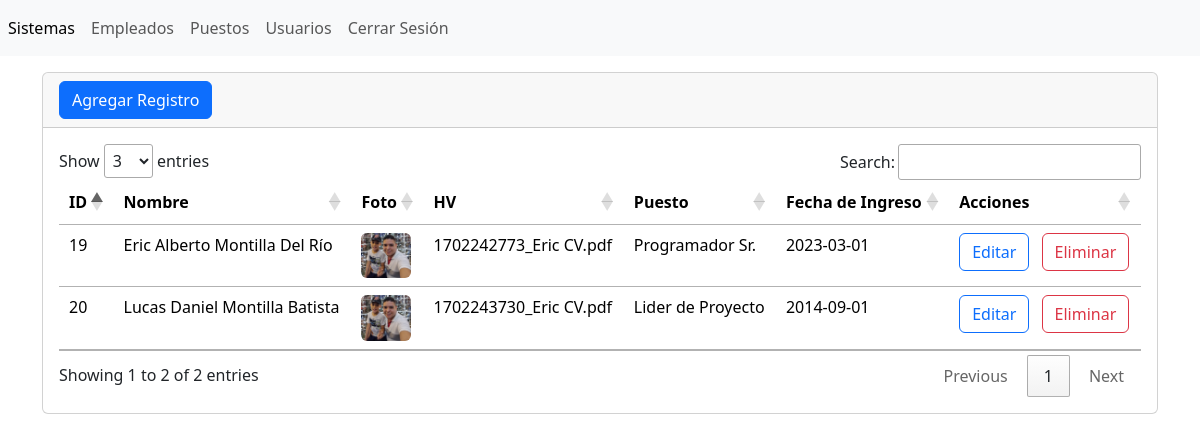
/sections/employees/index.php (signed in), run on the app's committed database.
### tables this page shows
CREATE TABLE `employees` (
  `id` int(11) NOT NULL,
  `firstName` varchar(255) NOT NULL,
  `middleName` varchar(255) DEFAULT NULL,
  `lastName` varchar(255) NOT NULL,
  `secondLastName` varchar(255) DEFAULT NULL,
  `photo` varchar(255) NOT NULL,
  `cv` varchar(255) NOT NULL,
  `idJobPosition` int(11) NOT NULL,
  `dateAdmission` date NOT NULL
);

### sections/employees/index.php (the view, shortened to what this page needs)
<?php
    include("../../db.php");
    $conn = $conection->prepare("SELECT *, (SELECT jobPositionName
                                                FROM jobposition
                                                    WHERE jobposition.id = employees.idJobPosition LIMIT 1) AS position
                                    FROM employees");
    $conn->execute();
    $listTableEmployees = $conn->fetchAll(PDO::FETCH_ASSOC);
?>
<?php include("../../templates/header.php"); ?>
    <div class="card mt-3">
        <div class="card-header">
            <a
                name=""
                id=""
                class="btn btn-primary"
                href="create.php"
                role="button"
                >Agregar Registro</a
            >
        </div>
        <div class="card-body">
            <div class="table-responsive-sm">
                <table class="table" id="table_id">
                    <thead>
                        <tr>
                            <th scope="col">ID</th>
                            <th scope="col">Nombre</th>
                            <th scope="col">Foto</th>
                            <th scope="col">HV</th>
                            <th scope="col">Puesto</th>
                            <th scope="col">Fecha de Ingreso</th>
                            <th scope="col">Acciones</th>
                        </tr>
                    </thead>
                    <tbody>
                        <?php foreach($listTableEmployees as $records) { ?>
                            <tr class="">
                                <td scope="row"><?php echo $records["id"] ?></td>
                                <td>
                                    <?php echo $records["firstName"] ?>
                                    <?php echo $records["middleName"] ?>
                                    <?php echo $records["lastName"] ?>
                                    <?php echo $records["secondLastName"] ?>
                                </td>
                                <td>
                                    <img width="50" src="./img/<?php echo $records["photo"] ?>" alt="" class="img-fluid rounded">
                                </td>
                                <td><?php echo $records["cv"] ?></td>
                                <td><?php echo $records["position"] ?></td>
                                <td><?php echo $records["dateAdmission"] ?></td>
                                <td>
                                    <a
                                        class="btn btn-outline-primary me-2"
                                        href="update.php?txtID=<?php echo $records["id"]; ?>"
                                        role="button"
                                    >
                                        Editar
                                    </a>
                                    <a
                                        class="btn btn-outline-danger"
                                        href="javascript:deleteRecords(<?php echo $records['id']; ?>)"
                                        role="button"
                                    >
                                        Eliminar
                                    </a>
                                </td>
                            </tr>
                        <?php } ?>
                    </tbody>
                </table>
            </div>
        </div>
    </div>
<?php include("../../templates/footer.php"); ?>

### templates/header.php (shortened to what this page needs)
<?php
    $base_url = 'http://localhost/DES-VII-PHP/final-project/';
?>
<!doctype html>
<html lang="es">
<head>
  <link href="https://cdn.jsdelivr.net/npm/bootstrap@5.3.2/dist/css/bootstrap.min.css" rel="stylesheet"
>
  <link rel="stylesheet" href="https://cdn.datatables.net/1.13.7/css/jquery.dataTables.css" />
</head>
<body>
  <nav class="navbar navbar-expand navbar-light bg-light">
      <ul class="nav navbar-nav">
          <li class="nav-item">
              <a class="nav-link active" href="<?php echo $base_url; ?>index.php" aria-current="page">Sistemas <span class="visually-hidden">(current)</span></a>
          </li>
          <li class="nav-item">
              <a class="nav-link" href="<?php echo $base_url; ?>sections/employees">Empleados</a>
          </li>
          <li class="nav-item">
              <a class="nav-link" href="<?php echo $base_url; ?>sections/job-positions">Puestos</a>
          </li>
          <li class="nav-item">
              <a class="nav-link" href="<?php echo $base_url; ?>sections/users">Usuarios</a>
          </li>
          <li class="nav-item">
              <a class="nav-link" href="<?php echo $base_url; ?>close.php">Cerrar Sesión</a>
          </li>
      </ul>
  </nav>
  <main class="container">

### templates/footer.php (shortened to what this page needs)
</main>
</body>
</html>

### data on the page
employees: id "19", firstName "Eric", middleName "Alberto", lastName "Montilla", secondLastName "Del Río", photo (picture), cv "1702242773_Eric CV.pdf", position "Programador Sr.", dateAdmission "2023-03-01"
employees: id "20", firstName "Lucas", middleName "Daniel", lastName "Montilla", secondLastName "Batista", photo (picture), cv "1702243730_Eric CV.pdf", position "Lider de Proyecto", dateAdmission "2014-09-01"
